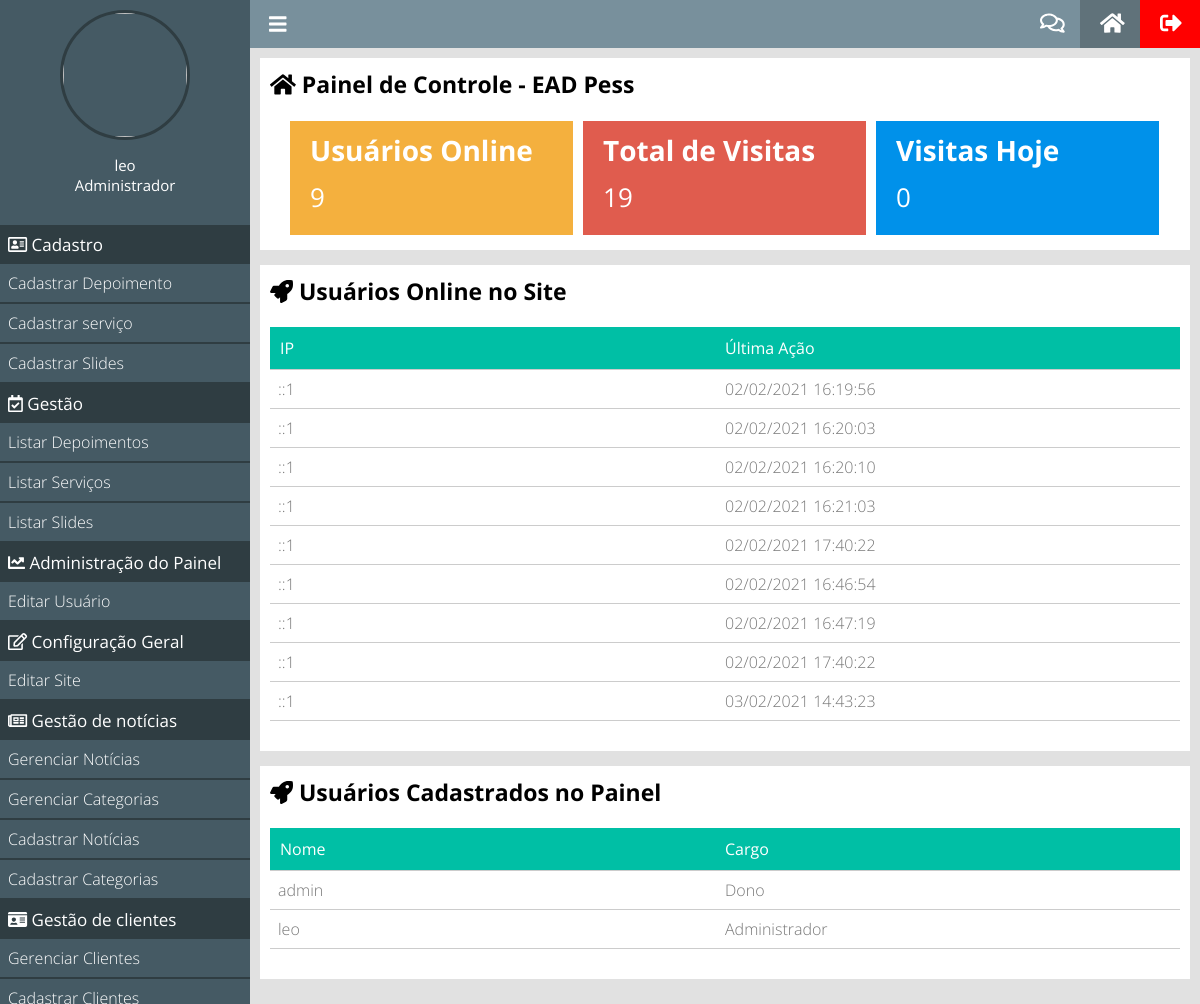
Page /painel/ (signed in) on the committed database.
### classes/MySql.php (called while the page is built)
<?php
    class MySql{
        private static $pdo;
        public static function conectar(){
            if(self::$pdo == null){
				try{
				self::$pdo = new PDO('mysql:host='.HOST.';dbname='.DATABASE,USER,PASSWORD,array(PDO::MYSQL_ATTR_INIT_COMMAND => "SET NAMES utf8"));
				self::$pdo->setAttribute(PDO::ATTR_ERRMODE,PDO::ERRMODE_EXCEPTION);
				}catch(Exception $e){
					echo '<h2>Erro ao conectar</h2>';
				}
			}
			return self::$pdo;
        }
    }

### painel/pages/home.php (the view, shortened to what this page needs)
<?php
    $usuariosOnline = Painel::listarUsuariosOnline();
    $pegarVisitasTotais = MySql::conectar()->prepare("SELECT * FROM `tb_admin.visitas`");
    $pegarVisitasTotais->execute();
    $pegarVisitasTotais = $pegarVisitasTotais->rowCount();
    $pegarVisitasHoje = MySql::conectar()->prepare("SELECT * FROM `tb_admin.visitas` WHERE dia = ?");
    $pegarVisitasHoje->execute(array(date('Y-m-d')));
    $pegarVisitasHoje = $pegarVisitasHoje->rowCount();
?>
<div class="box__content w100">
    <h2><i class="fas fa-home"></i> Painel de Controle - <?php echo NOME_EMPRESA ?></h2>
    <div class="box__metricas">
        <div class="box__metricas__single">
            <div class="box__metricas__wraper">
                <h2>Usuários Online</h2>
                <p><?php echo count($usuariosOnline); ?></p>
            </div>
        </div>
        <div class="box__metricas__single">
            <div class="box__metricas__wraper">
                <h2>Total de Visitas</h2>
                <p><?php echo $pegarVisitasTotais?></p>
            </div>
        </div>
        <div class="box__metricas__single">
            <div class="box__metricas__wraper">
                <h2>Visitas Hoje</h2>
                <p><?php echo $pegarVisitasHoje?></p>
            </div>
        </div>
    </div>
</div>
<div class="box__content w100">
    <h2><i class="fas fa-rocket"></i> Usuários Online no Site</h2>
    <div class="table__responsive">
        <div class="row">
            <div class="col">
                <span>IP</span>
            </div>
            <div class="col">
                <span>Última Ação</span>
            </div>
        </div>
        <?php
            foreach ($usuariosOnline as $key => $value) {
        ?>
        <div class="row">
            <div class="col">
                <span><?php echo $value['ip'] ?></span>
            </div>
            <div class="col">
                <span><?php echo date('d/m/Y H:i:s',strtotime($value['ultima_acao'])) ?></span>
            </div>
        </div>
        <?php
            }
        ?>
    </div>
</div>
<div class="box__content w100">
    <h2><i class="fas fa-rocket"></i> Usuários Cadastrados no Painel</h2>
    <div class="table__responsive">
        <div class="row">
            <div class="col">
                <span>Nome</span>
            </div>
            <div class="col">
                <span>Cargo</span>
            </div>
        </div>
        <?php
            $usuariosPainel=MySql::conectar()->prepare("SELECT * FROM `tb_admin.usuarios`");
            $usuariosPainel->execute();
            $usuariosPainel = $usuariosPainel->fetchall();
            foreach ($usuariosPainel as $key => $value) {
        ?>
        <div class="row">
            <div class="col">
                <span><?php echo $value['user'] ?></span>
            </div>
            <div class="col">
                <span><?php echo pegaCargo($value['cargo']); ?></span>
            </div>
        </div>
        <?php
            }
        ?>
    </div>
</div>

### painel/css/style.css (style rules this page uses)
* { margin: 0; padding: 0; box-sizing: border-box; font-family: 'Open Sans'; }
html,body { height: 100%; background-color: rgb(225,225,225); }
body { overflow-x: hidden; }
.w100 { width: 100%; }
.box__content { padding: 10px; margin-bottom: 15px; background-color: white; }
.box__content h2 { font-weight: bold; font-size: 23px; }
.box__metricas { margin-top:16px; padding:0 15px; }
.box__metricas__single { float: left; position: relative; width: 33.3%; background: #F4B03E; border: 5px solid white; }
.box__metricas .box__metricas__single:nth-of-type(2) { background: #E05C4E; }
.box__metricas .box__metricas__single:nth-of-type(3) { background: #0091ea; }
.box__metricas__wraper { padding: 10px 20px; text-align: left; color: white; }
.box__metricas__wraper h2 { font-size: 28px; }
.box__metricas__wraper p { padding: 10px 0; font-size: 26px; }
.table__responsive { margin:20px auto; font-weight: 300; }
.table__responsive .row:nth-of-type(1) { font-weight: normal; background: #00bfa5; padding: 10px; color: white; }
.table__responsive .row { color: #777; padding: 8px; border-bottom: 1px solid #ccc; }
.col { float: left; width: 50%; }

### rows in the picture
tb_admin.online: ip "::1", ultima_acao "02/02/2021 16:19:56"
tb_admin.online: ip "::1", ultima_acao "02/02/2021 16:20:03"
tb_admin.online: ip "::1", ultima_acao "02/02/2021 16:20:10"
tb_admin.online: ip "::1", ultima_acao "02/02/2021 16:21:03"
tb_admin.online: ip "::1", ultima_acao "02/02/2021 17:40:22"
tb_admin.online: ip "::1", ultima_acao "02/02/2021 16:46:54"
tb_admin.online: ip "::1", ultima_acao "02/02/2021 16:47:19"
tb_admin.online: ip "::1", ultima_acao "02/02/2021 17:40:22"
tb_admin.online: ip "::1", ultima_acao "03/02/2021 14:43:23"
tb_admin.usuarios: user "admin", cargo "Dono"
tb_admin.usuarios: user "leo", cargo "Administrador"

### other values in the picture
$_SESSION['nome'] "leo"
pegaCargo($_SESSION['cargo']) "Administrador"
NOME_EMPRESA "EAD Pess"
count($usuariosOnline) "9"
$pegarVisitasTotais "19"
$pegarVisitasHoje "0"
